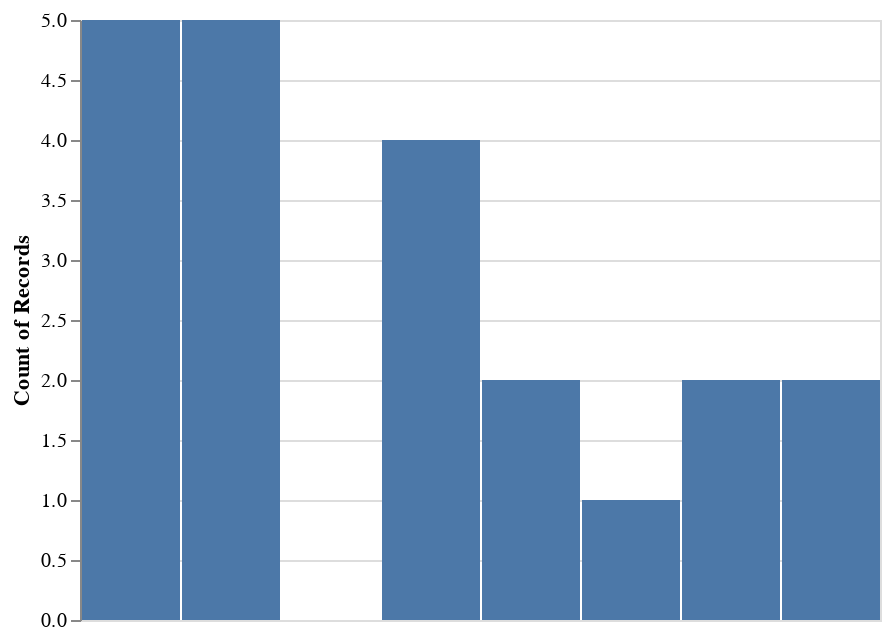

Notebook source saved alongside this figure:
### Markdown cell above
### **Histogramas**

### Code cell
alt.Chart(agrupacion_clientes).mark_bar().encode(
  x=alt.X("IMPORTEMONTRANSACCION", bin=True, axis=None),
  y="count()",).interactive()

### Figure 1 — Vega-Lite specification as saved in the notebook (floating-point values rounded to 4 significant figures)
{"config": {"view": {"continuousWidth": 400, "continuousHeight": 300}}, "data": {"name": "data-59eb41346c9ffea3a51976f9211190c8"}, "mark": "bar", "encoding": {"x": {"axis": null, "bin": true, "field": "IMPORTEMONTRANSACCION", "type": "quantitative"}, "y": {"aggregate": "count", "type": "quantitative"}}, "selection": {"selector006": {"type": "interval", "bind": "scales", "encodings": ["x", "y"]}}, "$schema": "https://vega.github.io/schema/vega-lite/v4.17.0.json", "datasets": {"data-59eb41346c9ffea3a51976f9211190c8": [{"ORGANIZACION": "Algorte S.A.", "DOCUMENTO": 1, "FECHA": 1, "TIPOFACTURA": 1, "PRODUCTO": 1, "CENTRODECOSTO": 0, "CANTIDAD": 1, "PRECIO": 1, "IMPORTEMONPRINCIPAL": 1, "IMPORTEMONTRANSACCION": 1, "MONEDA": 1}, {"ORGANIZACION": "Amazon Group", "DOCUMENTO": 5, "FECHA": 5, "TIPOFACTURA": 5, "PRODUCTO": 5, "CENTRODECOSTO": 2, "CANTIDAD": 5, "PRECIO": 5, "IMPORTEMONPRINCIPAL": 5, "IMPORTEMONTRANSACCION": 5, "MONEDA": 5}, {"ORGANIZACION": "Berker S.R.L", "DOCUMENTO": 4, "FECHA": 4, "TIPOFACTURA": 4, "PRODUCTO": 4, "CENTRODECOSTO": 0, "CANTIDAD": 4, "PRECIO": 4, "IMPORTEMONPRINCIPAL": 4, "IMPORTEMONTRANSACCION": 4, "MONEDA": 4}, {"ORGANIZACION": "Campomas S.A.", "DOCUMENTO": 7, "FECHA": 7, "TIPOFACTURA": 7, "PRODUCTO": 7, "CENTRODECOSTO": 1, "CANTIDAD": 7, "PRECIO": 7, "IMPORTEMONPRINCIPAL": 7, "IMPORTEMONTRANSACCION": 7, "MONEDA": 7}, {"ORGANIZACION": "Consumidor Final", "DOCUMENTO": 1, "FECHA": 1, "TIPOFACTURA": 1, "PRODUCTO": 1, "CENTRODECOSTO": 0, "CANTIDAD": 1, "PRECIO": 1, "IMPORTEMONPRINCIPAL": 1, "IMPORTEMONTRANSACCION": 1, "MONEDA": 1}, {"ORGANIZACION": "Donadelli S.R.L", "DOCUMENTO": 1, "FECHA": 1, "TIPOFACTURA": 1, "PRODUCTO": 1, "CENTRODECOSTO": 0, "CANTIDAD": 1, "PRECIO": 1, "IMPORTEMONPRINCIPAL": 1, "IMPORTEMONTRANSACCION": 1, "MONEDA": 1}, {"ORGANIZACION": "Etigand S.A.", "DOCUMENTO": 2, "FECHA": 2, "TIPOFACTURA": 2, "PRODUCTO": 2, "CENTRODECOSTO": 1, "CANTIDAD": 2, "PRECIO": 2, "IMPORTEMONPRINCIPAL": 2, "IMPORTEMONTRANSACCION": 2, "MONEDA": 2}, {"ORGANIZACION": "Ferrari Hnos S.A.", "DOCUMENTO": 2, "FECHA": 2, "TIPOFACTURA": 2, "PRODUCTO": 2, "CENTRODECOSTO": 0, "CANTIDAD": 2, "PRECIO": 2, "IMPORTEMONPRINCIPAL": 2, "IMPORTEMONTRANSACCION": 2, "MONEDA": 2}, {"ORGANIZACION": "Galardon S.A.", "DOCUMENTO": 2, "FECHA": 2, "TIPOFACTURA": 2, "PRODUCTO": 2, "CENTRODECOSTO": 1, "CANTIDAD": 2, "PRECIO": 2, "IMPORTEMONPRINCIPAL": 2, "IMPORTEMONTRANSACCION": 2, "MONEDA": 2}, {"ORGANIZACION": "Hernandez S.A.", "DOCUMENTO": 7, "FECHA": 7, "TIPOFACTURA": 7, "PRODUCTO": 7, "CENTRODECOSTO": 1, "CANTIDAD": 7, "PRECIO": 7, "IMPORTEMONPRINCIPAL": 7, "IMPORTEMONTRANSACCION": 7, "MONEDA": 7}, {"ORGANIZACION": "Horacio Aguirre", "DOCUMENTO": 1, "FECHA": 1, "TIPOFACTURA": 1, "PRODUCTO": 1, "CENTRODECOSTO": 1, "CANTIDAD": 1, "PRECIO": 1, "IMPORTEMONPRINCIPAL": 1, "IMPORTEMONTRANSACCION": 1, "MONEDA": 1}, {"ORGANIZACION": "Horizonte S.A.", "DOCUMENTO": 5, "FECHA": 5, "TIPOFACTURA": 5, "PRODUCTO": 5, "CENTRODECOSTO": 3, "CANTIDAD": 5, "PRECIO": 5, "IMPORTEMONPRINCIPAL": 5, "IMPORTEMONTRANSACCION": 5, "MONEDA": 5}, {"ORGANIZACION": "Ignition S.A.C.I", "DOCUMENTO": 2, "FECHA": 2, "TIPOFACTURA": 2, "PRODUCTO": 2, "CENTRODECOSTO": 1, "CANTIDAD": 2, "PRECIO": 2, "IMPORTEMONPRINCIPAL": 2, "IMPORTEMONTRANSACCION": 2, "MONEDA": 2}, {"ORGANIZACION": "Jameson SRL", "DOCUMENTO": 4, "FECHA": 4, "TIPOFACTURA": 4, "PRODUCTO": 4, "CENTRODECOSTO": 0, "CANTIDAD": 4, "PRECIO": 4, "IMPORTEMONPRINCIPAL": 4, "IMPORTEMONTRANSACCION": 4, "MONEDA": 4}, {"ORGANIZACION": "Javier Moroni", "DOCUMENTO": 6, "FECHA": 6, "TIPOFACTURA": 6, "PRODUCTO": 6, "CENTRODECOSTO": 1, "CANTIDAD": 6, "PRECIO": 6, "IMPORTEMONPRINCIPAL": 6, "IMPORTEMONTRANSACCION": 6, "MONEDA": 6}, {"ORGANIZACION": "Juan Fernández", "DOCUMENTO": 4, "FECHA": 4, "TIPOFACTURA": 4, "PRODUCTO": 4, "CENTRODECOSTO": 1, "CANTIDAD": 4, "PRECIO": 4, "IMPORTEMONPRINCIPAL": 4, "IMPORTEMONTRANSACCION": 4, "MONEDA": 4}, {"ORGANIZACION": "Juan Lopez", "DOCUMENTO": 2, "FECHA": 2, "TIPOFACTURA": 2, "PRODUCTO": 2, "CENTRODECOSTO": 0, "CANTIDAD": 2, "PRECIO": 2, "IMPORTEMONPRINCIPAL": 2, "IMPORTEMONTRANSACCION": 2, "MONEDA": 2}, {"ORGANIZACION": "Klarkson", "DOCUMENTO": 4, "FECHA": 4, "TIPOFACTURA": 4, "PRODUCTO": 4, "CENTRODECOSTO": 1, "CANTIDAD": 4, "PRECIO": 4, "IMPORTEMONPRINCIPAL": 4, "IMPORTEMONTRANSACCION": 4, "MONEDA": 4}, {"ORGANIZACION": "Manganello S.R.L", "DOCUMENTO": 9, "FECHA": 9, "TIPOFACTURA": 9, "PRODUCTO": 9, "CENTRODECOSTO": 3, "CANTIDAD": 9, "PRECIO": 9, "IMPORTEMONPRINCIPAL": 9, "IMPORTEMONTRANSACCION": 9, "MONEDA": 9}, {"ORGANIZACION": "Nicolasen y Asociados S.A.", "DOCUMENTO": 8, "FECHA": 8, "TIPOFACTURA": 8, "PRODUCTO": 8, "CENTRODECOSTO": 2, "CANTIDAD": 8, "PRECIO": 8, "IMPORTEMONPRINCIPAL": 8, "IMPORTEMONTRANSACCION": 8, "MONEDA": 8}, {"ORGANIZACION": "Valeria Welponer", "DOCUMENTO": 1, "FECHA": 1, "TIPOFACTURA": 1, "PRODUCTO": 1, "CENTRODECOSTO": 0, "CANTIDAD": 1, "PRECIO": 1, "IMPORTEMONPRINCIPAL": 1, "IMPORTEMONTRANSACCION": 1, "MONEDA": 1}]}}
